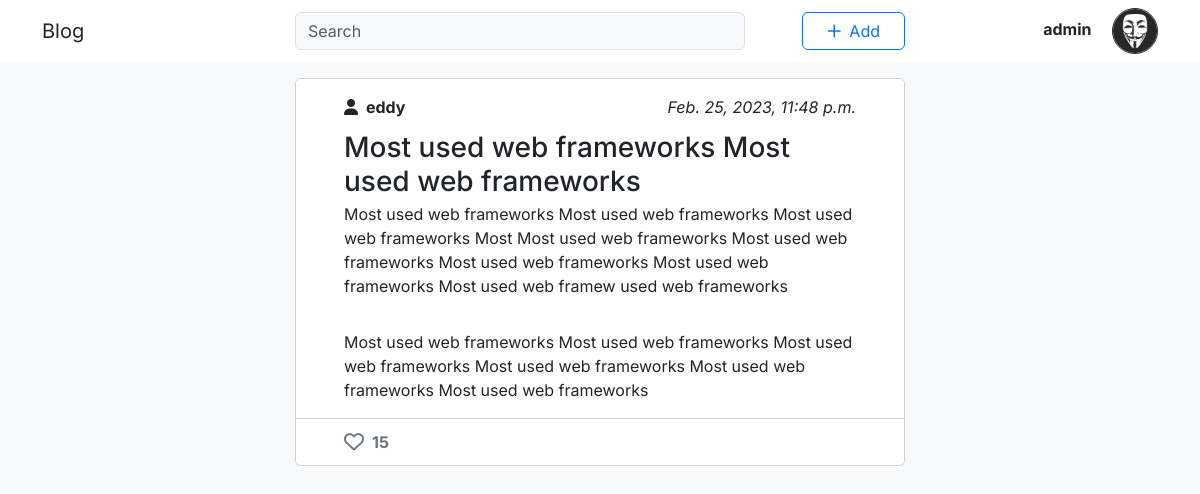
Page /2 (signed in) on the committed database.
### main/models.py (models this page shows)
class Profile(models.Model):
    user = models.OneToOneField(User, on_delete=models.CASCADE, null=True, blank=True)
    avatar = models.ImageField(default='profile_pics/default_avatar.jpg', upload_to='profile_pics/')

class Article(models.Model):
    title = models.CharField(max_length=120, name='title')
    anounce = models.CharField(max_length=220)
    text = models.TextField(name='text')
    image = models.ImageField(null=True, blank=True, upload_to='model_images/')
    date = models.DateTimeField()
    author = models.ForeignKey(User, on_delete=models.CASCADE)

### main/views.py (the view)
# urls.py: path('<int:pk>', views.PostDetailView.as_view(), name='post_detail'),
class PostDetailView(LoginRequiredMixin, DetailView):
    model = models.Article
    template_name = 'main/post_detail.html'
    context_object_name = 'article'

### main/templates/main/post_detail.html (shortened to what this page needs)
{% extends 'main/pattern.html' %}
{% block content %}
    <div class="container-fluid px-md-0 py-2 mx-auto" style="max-width: 610px">
        <div class="card mb-4">
            <div class="card-header bg-white border-0 d-flex justify-content-between pt-3 px-md-5">
                <a href="#">
                    <span class="author-username fw-bold d-flex align-items-center">
                        <i class="fa-solid fa-user me-2"></i>
                        {{ article.author.username }}
                    </span>
                </a>
                <span class="posted-date fst-italic">{{ article.date }}</span>
            </div>
            <div class="card-body pt-1 px-md-5">
                <h3 class="card-title ">{{ article.title }}</h3>
                <p class="card-subtitle ">{{ article.anounce }}</p>
            </div>
            <div class="card-body px-md-5">
                <p class="card-text">{{ article.text }}</p>
            </div>
            <div class="card-footer bg-white d-flex justify-content-start align-items-center px-md-5">
                <span class="fs-5 me-2 text-secondary">
                    <i class="fa-regular fa-heart"></i>
                </span>
                <span class="fw-bold text-secondary">15</span>
            </div>
        </div>
    </div>
{% endblock %}

### main/templates/main/header.html (shortened to what this page needs)
<nav class="navbar  navbar-expand-md navbar-light bg-white">
    <div class="container-lg">
        <a href="{% url 'news' %}" class="navbar-brand">Blog</a>
        <div class="search-add d-none d-md-flex align-items-center">
            <form action="" class="d-block">
                <input type="search" class="form-control bg-light" placeholder="Search">
            </form>
            <div class="">
                <button class="btn btn-outline-primary px-4 d-flex align-items-center" data-bs-toggle="modal" data-bs-target="#headerArticleModal" type="button" >
                    <i class="fa-regular fa-plus fs-6 me-2"></i>
                    Add
                </button>
            </div>
        </div>
        <div>
            <div class="btn-group" role="button">
                <div class="" alt="" data-bs-toggle="dropdown" aria-expanded="false">
                    {% if request.user.is_authenticated %}
                        <span class="fw-bold d-none d-xl-inline nav-item dropdown">{{ request.user.username }}</span>
                        <img src="{{ request.user.profile.avatar.url }}" class="border border-dark rounded-circle object-fit-cover ms-3 d-none d-md-inline-block" alt="">
                    {% else %}
                        <span class="fw-bold d-none d-xl-inline nav-item dropdown">Guest</span>
                        <img src="/media/profile_pics/default_avatar.jpg" class="border border-dark rounded-circle object-fit-cover ms-3 d-none d-md-inline-block" alt="">
                    {% endif %}
                </div>
            </div>
        </div>
    </div>
</nav>

### main/static/main/css/style.css (style rules this page uses)
* { padding: 0; margin: 0; font-family: 'Inter', sans-serif; }
header nav:nth-child(1) img { width: 46px; height: 46px }
nav img { width: 30px; height: 30px }
header nav:nth-child(1) .search-add { width: 610px; }
header .search-add { width: 300px; display: flex; justify-content: space-between; position: absolute; top: 50%; left: 50%; transform: translateX(-50%) translateY(-50%); }
header .search-add input { width: 450px; }
a { text-decoration: none !important; color: inherit !important; }

### rows in the picture
Article: author.username "eddy", date "Feb. 25, 2023, 11:48 p.m.", title "Most used web frameworks Most used web frameworks", anounce "Most used web frameworks Most used web frameworks Most used web frameworks Most Most used web frameworks Most used web frameworks Most used web frameworks Most used web frameworks Most used web framew used web frameworks", text "Most used web frameworks Most used web frameworks Most used web frameworks Most used web frameworks Most used web frameworks Most used web frameworks"

### other values in the picture
{{ request.user.username }} "admin"
